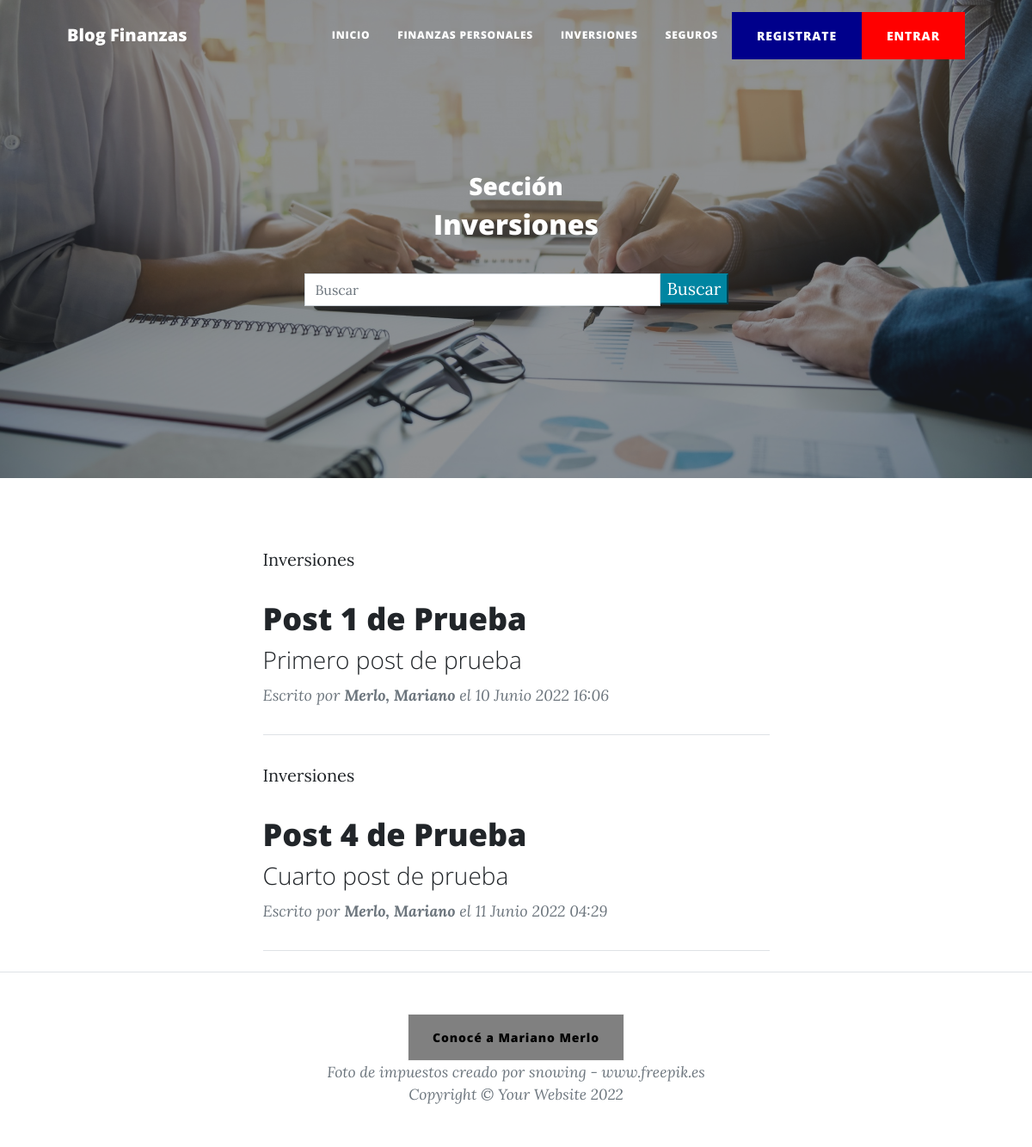
Page /AppBlog/inversiones/ on the committed database.
### AppBlog/models.py (models this page shows, shortened)
class Post(models.Model):
    titulo = models.CharField('Título', max_length = 90, null = False, blank = False)
    slug = models.CharField('Slug', max_length = 100, null = False, blank = False)
    subtitulo = models.CharField('Subtítulo', max_length = 110, null = False, blank = False)
    cuerpo = RichTextField('Cuerpo', blank = False, null = False)
    imagen = models.URLField(max_length = 1100, null = False, blank = False)
    autor = models.ForeignKey(Autor, on_delete = models.CASCADE)
    categoria = models.ForeignKey(Categoria, on_delete = models.CASCADE)
    estado = models.BooleanField('Publicado/No Publicado', default = True)
    fecha_creacion = models.DateTimeField('Fecha de Creación', auto_now = False, auto_now_add = True)
    class Meta:
        verbose_name = 'Post'
        verbose_name_plural = 'Posts'

class Categoria(models.Model):
    nombre = models.CharField('Nombre de la Categoría', max_length = 100, null = False, blank = False)
    fecha_creacion = models.DateTimeField('Fecha de Creación', auto_now = False, auto_now_add = True)
    estado = models.BooleanField('Categoría Activa/No Activa', default = True)
    class Meta:
        verbose_name = 'Categoría'
        verbose_name_plural = 'Categorías'
    def __str__(self):
        return self.nombre

class Autor(models.Model):
    nombre = models.CharField('Nombre del Autor', max_length = 255, null = False, blank = False)
    apellido = models.CharField('Apellido del Autor', max_length = 255, null = False, blank = False)
    email = models.EmailField('Email', max_length = 255, null = False, blank = False)
    fecha_creacion = models.DateTimeField('Fecha de Creación', auto_now = False, auto_now_add = True)
    estado = models.BooleanField('Autor Activo/No Activo', default = True)
    class Meta:
        verbose_name = 'Autor'
        verbose_name_plural = 'Autores'
    def __str__(self):
        return self.apellido + ', ' + self.nombre

### AppBlog/views.py (the view)
# urls.py: path('inversiones/', inversiones, name = 'inversiones'),
def inversiones(request):
    queryset = request.GET.get("buscar")
    posts = Post.objects.filter(estado = True, categoria = Categoria.objects.get(nombre__iexact = 'Inversiones'))
    if queryset:
        posts = Post.objects.filter(Q(titulo__icontains = queryset) | Q(subtitulo__icontains = queryset), estado = True, categoria = Categoria.objects.get(nombre__iexact = 'Inversiones')).distinct()
    paginator = Paginator(posts, 3)
    page = request.GET.get('page')
    posts = paginator.get_page(page)
    return render(request, 'AppBlog/inversiones.html', {'posts': posts})

### AppBlog/templates/AppBlog/inversiones.html
{% extends 'AppBlog/padre.html' %}
{% load static %}
{% block título %}
<h3>Sección</h3>
<h2>Inversiones</h2>
{% endblock %}
{% block imagen %}
{% static 'AppBlog/assets/img/inversiones-bg.jpg' %}
{% endblock %}

### AppBlog/templates/AppBlog/padre.html (shortened to what this page needs)
<!DOCTYPE html>
<html lang="en">
    <head>
        {% load static %}
        <link href="{% static 'AppBlog/css/styles.css' %}" rel="stylesheet" />
    </head>
    <body>
        <nav class="navbar navbar-expand-lg navbar-light" id="mainNav">
            <div class="container px-4 px-lg-5">
                <a class="navbar-brand" href="{% url 'inicio' %}">Blog Finanzas</a>
                <div class="collapse navbar-collapse" id="navbarResponsive">
                    <ul class="navbar-nav ms-auto py-4 py-lg-0">
                        <li class="nav-item"><a class="nav-link px-lg-3 py-3 py-lg-4" href="{% url 'inicio' %}">Inicio</a></li>
                        <li class="nav-item"><a class="nav-link px-lg-3 py-3 py-lg-4" href="{% url 'finanzaspersonales' %}">Finanzas Personales</a></li>
                        <li class="nav-item"><a class="nav-link px-lg-3 py-3 py-lg-4" href="{% url 'inversiones' %}">Inversiones</a></li>
                        <li class="nav-item"><a class="nav-link px-lg-3 py-3 py-lg-4" href="{% url 'seguros' %}">Seguros</a></li>
                        <div class="collapse navbar-collapse" id="navbarResponsive">
                            <ul class="navbar-nav ms-auto py-4 py-lg-0">
                                {% if not request.user.is_register %}
                                <li class="nav-item"><a class="btn btn-primary" style="background-color: darkblue; border-color: darkblue" href="{% url 'registro' %}">REGISTRATE</a></li>
                                {% endif %}
                                {% if not request.user.is_authenticated %}
                                <li class="nav-item"><a class="btn btn-primary" style="background-color: red; border-color: red" href="{% url 'login' %}">ENTRAR</a></li>
                                {% else %}
                                <li class="nav-item"><p>Hola {{user}}</p></li>
                                <li class="nav-item"><a class="btn" href="{% url 'detallePerfil' %}">Ver Perfil</a></li>
                                <li class="nav-item"><a class="btn btn-primary" href="{% url 'logout' %}">SALIR</a></li>
                                {% endif %}
                            </ul>
                        </div>
                    </ul>
                </div>
            </div>
        </nav>
        <header class="masthead" style="background-image: url({% block imagen %} {% static 'AppBlog/assets/img/home-bg.jpg' %} {% endblock %})">
            <div class="container position-relative px-4 px-lg-5">
                <div class="row gx-4 gx-lg-5 justify-content-center">
                    <div class="col-md-10 col-lg-8 col-xl-7">
                        <div class="site-heading">
                            {% block título %}
                            {% endblock %}
                            <br>
                            {% block busqueda %}
                            <div class="container">
                                <div class="row">
                                    <div class="col-md-12 search">
                                        <form method="get">
                                            <div id="custom-search-input">
                                                <div class="input-group col-md-12">
                                                    <input type="text" class="form-control" placeholder="Buscar" name="buscar" value="{{ request.GET.buscar }}">
                                                    <span class="input-group-list">
                                                        <button type="submit" class="boton btn-primary">Buscar</button>
                                                    </span>
                                                </div>
                                            </div>
                                        </form>
                                    </div>
                                </div>
                            </div>
                            {% endblock %}
                        </div>
                    </div>
                </div>
            </div>
        </header>
        <div class="container px-4 px-lg-5">
            <div class="row gx-4 gx-lg-5 justify-content-center">
                <div class="col-md-10 col-lg-8 col-xl-7">
                    {% block post %}
                    {% if posts %}
                    {% for post in posts %}
                        <div class="post-preview">
                            <a href="{% url 'detallePost' post.slug %}">
                                <p class="post-meta">
                                    {{ post.categoria }}
                                </p>
                                <h2 class="post-title">
                                    {{ post.titulo }}
                                </h2>
                                <h3 class="post-subtitle">
                                    {{ post.subtitulo }}
                                </h3>
                            </a>
                            <p class="post-meta">
                                Escrito por
                                <strong>{{ post.autor }}</strong>
                                el {{ post.fecha_creacion }}
                            </p>
                        </div>
                        <hr class="my-4" />
                    {% endfor %}
                    {% else %}
                    <h1>No hay posts publicados</h1>
                    {% endif %}
                    {% endblock %}
                </div>
            </div>
        </div>
        <footer class="border-top">
            <div class="container px-4 px-lg-5">
                <div class="row gx-4 gx-lg-5 justify-content-center">
                    <div class="col-md-10 col-lg-8 col-xl-7">
                        <div class="text-center text-muted">
                            <a class="btn btn-primary" style="background-color: gray ; border-color: whitesmoke; color: black;" href="{% url 'aboutme' %}">Conocé a Mariano Merlo</a>
                        </div>
                        <div class="small text-center text-muted fst-italic" href='https://www.freepik.es/fotos/impuestos'>Foto de impuestos creado por snowing - www.freepik.es</div>
                        <div class="small text-center text-muted fst-italic">Copyright &copy; Your Website 2022</div>
                    </div>
                </div>
            </div>
        </footer>
    </body>
</html>

### rows in the picture
Post: categoria "Inversiones", titulo "Post 1 de Prueba", subtitulo "Primero post de prueba", autor "Merlo, Mariano", fecha_creacion "10 Junio 2022 16:06"
Post: categoria "Inversiones", titulo "Post 4 de Prueba", subtitulo "Cuarto post de prueba", autor "Merlo, Mariano", fecha_creacion "11 Junio 2022 04:29"
